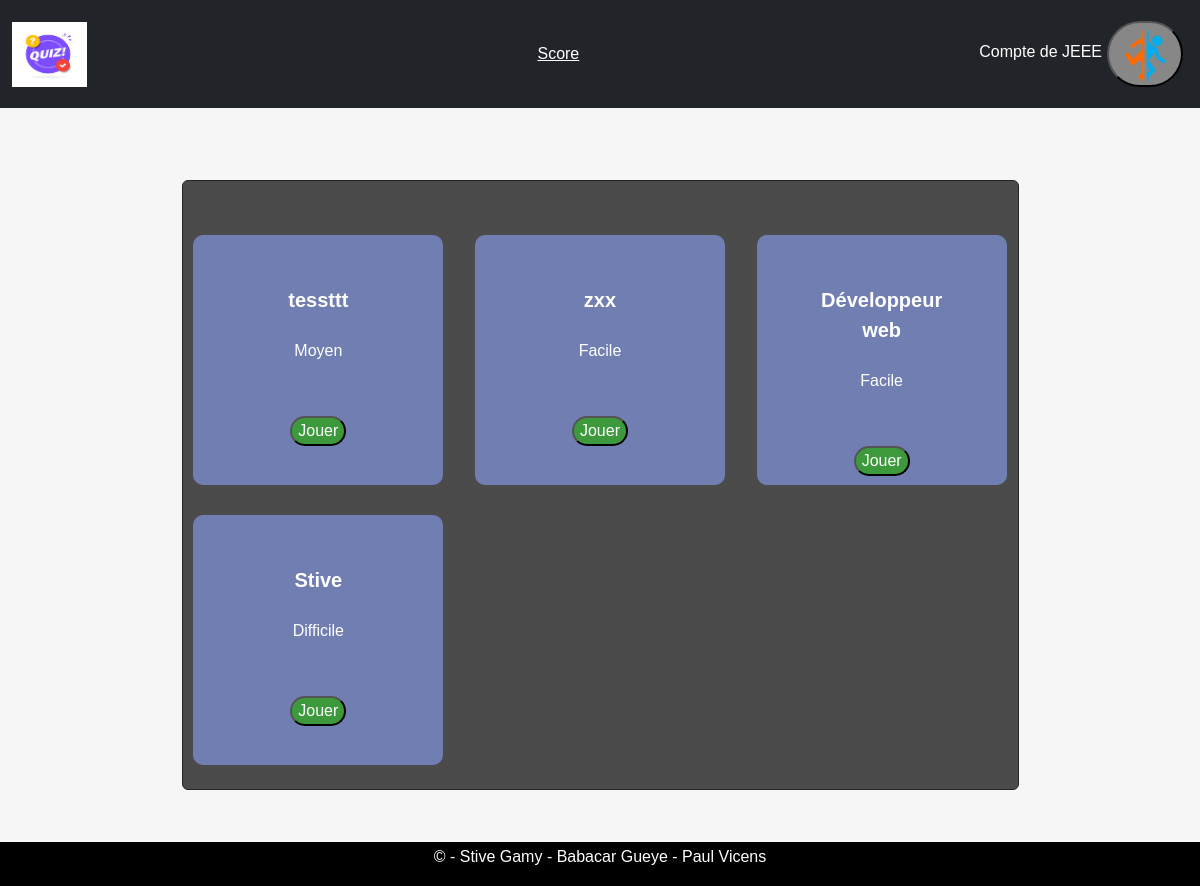
The page /user.php (signed in) on the database as committed earlier.
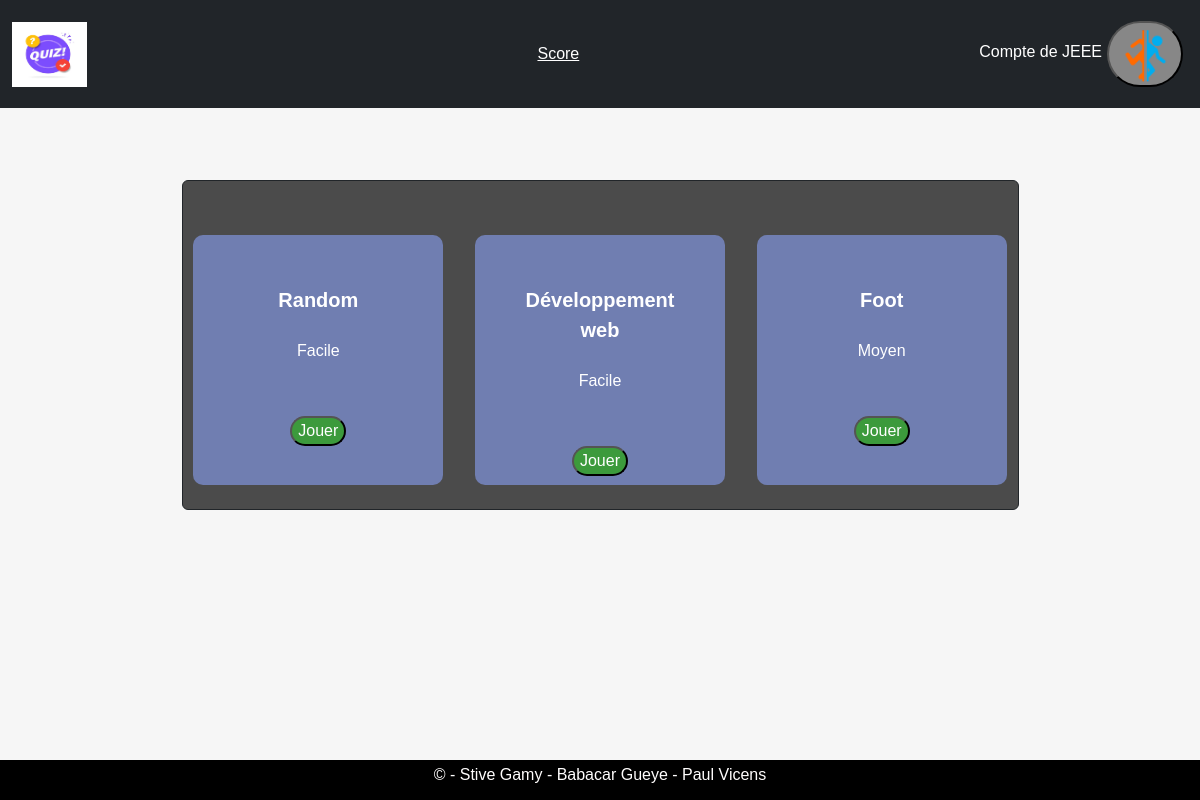
The same page on the database as committed later.
### tables this page shows
CREATE TABLE IF NOT EXISTS `quizzes` (
  `id_quizz` int NOT NULL AUTO_INCREMENT,
  `id_test` int NOT NULL,
  `titre` varchar(100) NOT NULL,
  `difficulte` int NOT NULL,
  `date_creation` date NOT NULL,
  PRIMARY KEY (`id_quizz`),
  KEY `id_quizzer` (`id_test`)
);

### user.php (the view, shortened to what this page needs)
<?php
function BDDconnect() {
  $connect_bdd = mysqli_connect("127.0.0.1", "root", "", "quizzeo");
  return $connect_bdd;
}
$connect = BDDconnect();
$query = "SELECT * FROM Quizzes";
$result = mysqli_query($connect, $query);
$quizzes = [];
while ($row = mysqli_fetch_assoc($result)) {
  $quizzes[] = $row;
}
?>
<!DOCTYPE html>
<html>
<head>
        <link href="https://cdn.jsdelivr.net/npm/bootstrap@5.3.0/dist/css/bootstrap.min.css" rel="stylesheet">
        <link rel="stylesheet" href="connectE.css">
    </head>
    <body>
        <div class="hed">
            <nav class="navbar navbar-expand navbar-dark bg-dark">
                <div class="container-fluid">
                    <a href="index.php"><img class="navbar-brand" src="img/logo-quiz-symboles-bulle-dialogue-concept-spectacle-questionnaire-chante-bouton-quiz-concours-questions-examen-embleme-moderne-interview_180786-72.avif" width="75" height="75" class="d-inline-block align-center" alt="Erreur"></a>
                    <div class="navbar" id="navbarNav">
                        <ul class="navbar-nav  ">
                        <a  id="lien" href="score.php">Score</a>
                            <div class="inscri">
                                <li class="nav-item">
                                    <br><p class="bonjour">Compte de <span><?php echo ucfirst($_SESSION["pseudo"]); ?></span></p>
                                </li>
                            </div>
                            <div class="form-inline">
                                <li class="nav-item">
                                    <form action="" method="post">
                                        <div class="tamere"><button class="deco"><img src="img\portal.png"width="60px" height="60px" class="d-inline-block align-center" alt=""></button></div>
                                    </form>
                                </li>
                            </div>
                        </ul>
                    </div>
                </div>
            </nav>
        </div><br><br>
        <div class="container"><br>
            <div class="border border-dark w-75 mx-auto rounded bidoop"><br>
                <div class="row">
                    <?php foreach ($quizzes as $quiz) : ?>
                        <div class="col-xl-4 col-lg-4">
                            <div class="zoom">
                                <span class="intil"><?php echo $quiz['titre']; ?></span><br><br>
                                <span>
                                    <?php
                                        $difficulte = $quiz['difficulte'];
                                        $difficulteText = "";
                                        if ($difficulte == 1) {
                                            $difficulteText = "Facile";
                                        } elseif ($difficulte == 2) {
                                            $difficulteText = "Moyen";
                                        } elseif ($difficulte == 3) {
                                            $difficulteText = "Difficile";
                                        }
                                        echo $difficulteText;
                                    ?>
                                </span><br><br><br>
                                    <a href="jouer_quizz.php?id_quizz=<?php echo $quiz['id_quizz']; ?>"><button>Jouer</button></a><br>
                                <br><br>
                            </div>
                        </div>
                    <?php endforeach; ?>
                </div>
                    <br>
            </div>
        </div>
            <br><br><br><br>
            <footer class="fixed_footer">
  <div class="content">
    <p>&copy; - Stive Gamy  -  Babacar Gueye -  Paul Vicens </p>
  </div>
</footer>
  </body>
</html>

### connectE.css (style rules this page uses)
body { font-family: 'Trebuchet MS', 'Lucida Sans Unicode', 'Lucida Grande', 'Lucida Sans', Arial, sans-serif; margin: 0px auto; text-align: center; background-color: rgba(245, 245, 245, 0.846); }
#lien { text-align: center; position: relative; color: white; padding-right: 400px; margin: auto; }
button { text-align: center; margin: 5px; transition: 300ms; background-color: rgb(60, 154, 60); color: white; border-radius: 80px; }
.tamere button { text-align: center; margin: 5px; transition: 300ms; background-color: rgb(135, 135, 135); color: white; border-radius: 80px; }
.bonjour { color: white; }
footer { width: 100%; height: 5%; background: black; position: fixed; bottom: 0PX; }
.fixed_footer p { margin-top: 3px; color: #fffdfd; }
.hed { background-color: aquamarine; }
* { box-sizing: border-box; }
.zoom { padding: 50px; background-color: rgba(115, 131, 186, 0.921); transition: transform .2s; width: 250px; height: 250px; margin-left: auto; margin-right: auto; margin-top: 30px; border-radius: 10px; }
.row { margin: 0 -5px; }
.intil { font-size: 20px; font-weight: 700; }
.bidoop { color: white; background-color: rgba(41, 41, 41, 0.827); }

### user.php (style rules this page uses)
body { background-image:url(img/bgjouer); background-size:100%; }

Rows that differ between the two databases and show on the page:
removed quizzes: titre "tessttt", difficulte "Moyen"
removed quizzes: titre "zxx", difficulte "Facile"
removed quizzes: titre "Développeur web", difficulte "Facile"
removed quizzes: titre "Stive", difficulte "Difficile"
added quizzes: titre "Random", difficulte "Facile"
added quizzes: titre "Développement web", difficulte "Facile"
added quizzes: titre "Foot", difficulte "Moyen"
